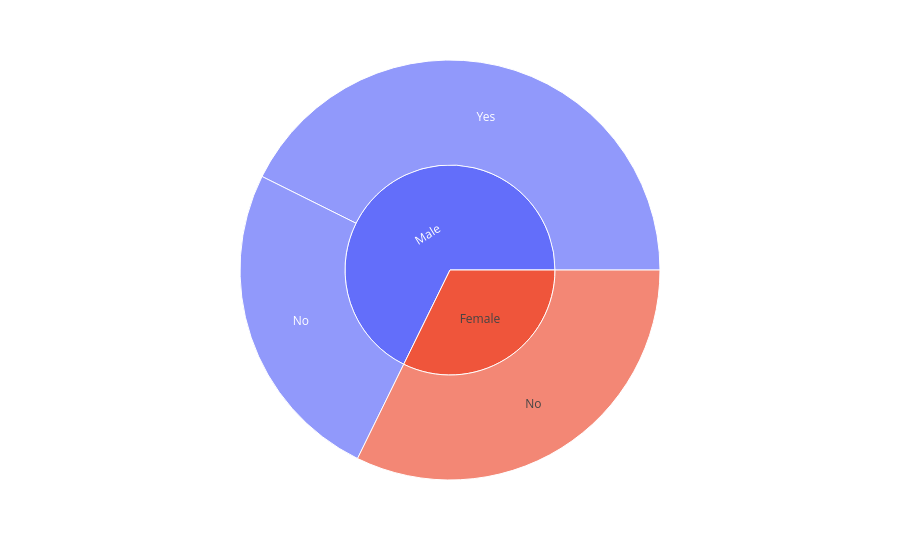

The cell this chart's notebook holds for it:
### Code cell
fig = px.sunburst(shop, path=['Gender', 'Promo Code Used'], values='Purchase Amount (USD)')
fig.show()

### Figure 1 — Plotly figure (JSON) as saved in the notebook; plotly's stock layout.template omitted (floating-point values rounded to 4 significant figures)
{"data": [{"branchvalues": "total", "domain": {"x": [0, 1], "y": [0, 1]}, "hovertemplate": "labels=%{label}<br>Purchase Amount (USD)=%{value}<br>parent=%{parent}<br>id=%{id}<extra></extra>", "ids": ["Male/Yes", "Male/No", "Female/No", "Male", "Female"], "labels": ["Yes", "No", "No", "Male", "Female"], "name": "", "parents": ["Male", "Male", "Female", "", ""], "type": "sunburst", "values": [99410.0, 58480.0, 75190.0, 157900.0, 75190.0]}], "layout": {"legend": {"tracegroupgap": 0}, "margin": {"t": 60}}}
